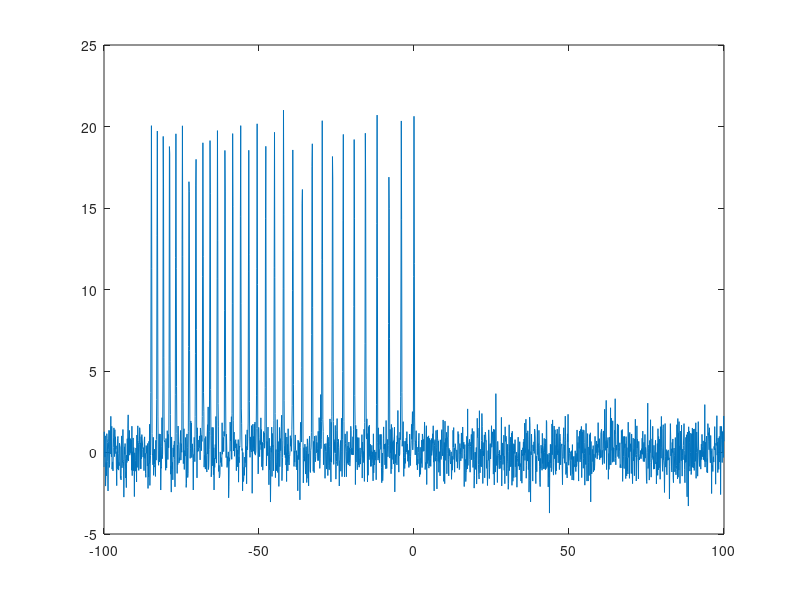

MATLAB code to generate this figure: (Note: this script raises an error after producing the figure.)
%% simulate gaussian signal to fit the DM and Residuals
%% QYQ 2017.8.8 in KIAA
%%
clear;
tic;

%% generate pulses
np=-100:0.1:100;
N=length(np);
noise=random('norm',0,1,1,N);
weights=abs(noise);
fl=100;% MHz frequency down limit 140MHz
ch=100:1:130;% different channel
BW=length(ch);

fh=130;% MHz up limit 180MHz
DM=500;
snr=5;
tao=zeros(BW,1);
g=zeros(N,BW);
signal=zeros(N,BW);
t=zeros(N,BW);
t(:,1)=0:0.1:200;
g0=snr*normpdf(np,0,0.1);
g(:,1)=g0;
signal0=noise+g0;
signal(:,1)=signal0;
%%
for i = 2:1:BW
    t(:,i)=(i-1)*200:0.1:i*200;
tao(i)=4150*DM*(ch(i)^(-2)-ch(1)^(-2));
gt=snr*normpdf(np,tao(i),0.1);
g(:,i)=gt;
%signal(i,:)=signal(1,:)+gt;
signal(:,i)=noise+gt;
end

xx=reshape(t,[1 BW*N]);
yy=reshape(signal,[1 BW*N]);
save('data.mat','xx','yy');
% figure
% for i = 1:1:4
%     subplot(2,2,i)
%     plot(t,signal(i,:))
%     hold on
% end
% 
for i = 2:1:BW
tao(i)=4150*DM*(ch(i)^(-2)-ch(i-1)^(-2));
gt=snr*normpdf(np,sum(tao(1:i,:)),0.1);
g(:,i)=gt;
signal(:,i)=signal(:,i-1)+gt';
end

figure 
plot(np,signal(:,BW))

%% curve fitting
% ft=fittype('gauss1');
% y=signal(4,:);
% [p,gof]=fit(t(:),y(:),ft);
% % figure
% % plot(p,t,y,'-b')
% 
% ft1=fittype('gauss1');
% y=signal(1,:);
% [p1,gof1]=fit(t(:),y(:),ft1);
% % figure
% % plot(p1,t,y,'-b')
% 
% ft2=fittype('gauss1');
% y=signal(2,:);
% [p2,gof2]=fit(t(:),y(:),ft2);
% 
% ft3=fittype('gauss1');
% y=signal(3,:);
% [p3,gof3]=fit(t(:),y(:),ft3);
mu=zeros(BW,1);
for i=1:1:BW
    options=fitoptions('Weights',weights);
    ft=fittype('gauss1');
    y=signal(:,i);
    [p,~]=fit(np(:),y(:),ft,options);
    mu(i)=p.b1;
end

ft2=fittype('a*x^(-b)-207.5+84.7189');
f=ch;
t1=mu-tao(BW);
[p,g]=fit(f(:),t1(:),ft2);
figure
plot(p,f,t1,'.b')


%% analytical 
b=p.b;
A=sqrt(fh^(2*b)*fl^(2*b)*(fh^(2*b)*fl-fh*fl^(2*b))*(-1+2*b)^3/((fh^(2*b)*fl-fh*fl^(2*b))^2-fh^(2*b+1)...
    *fl^(2*b+1)*(1-2*b)^2*(log(fh/fl))^2));
dbeta=2^(1/2)*0.1/(4150*DM)*30^(1/2)*snr^(-1)*A;

